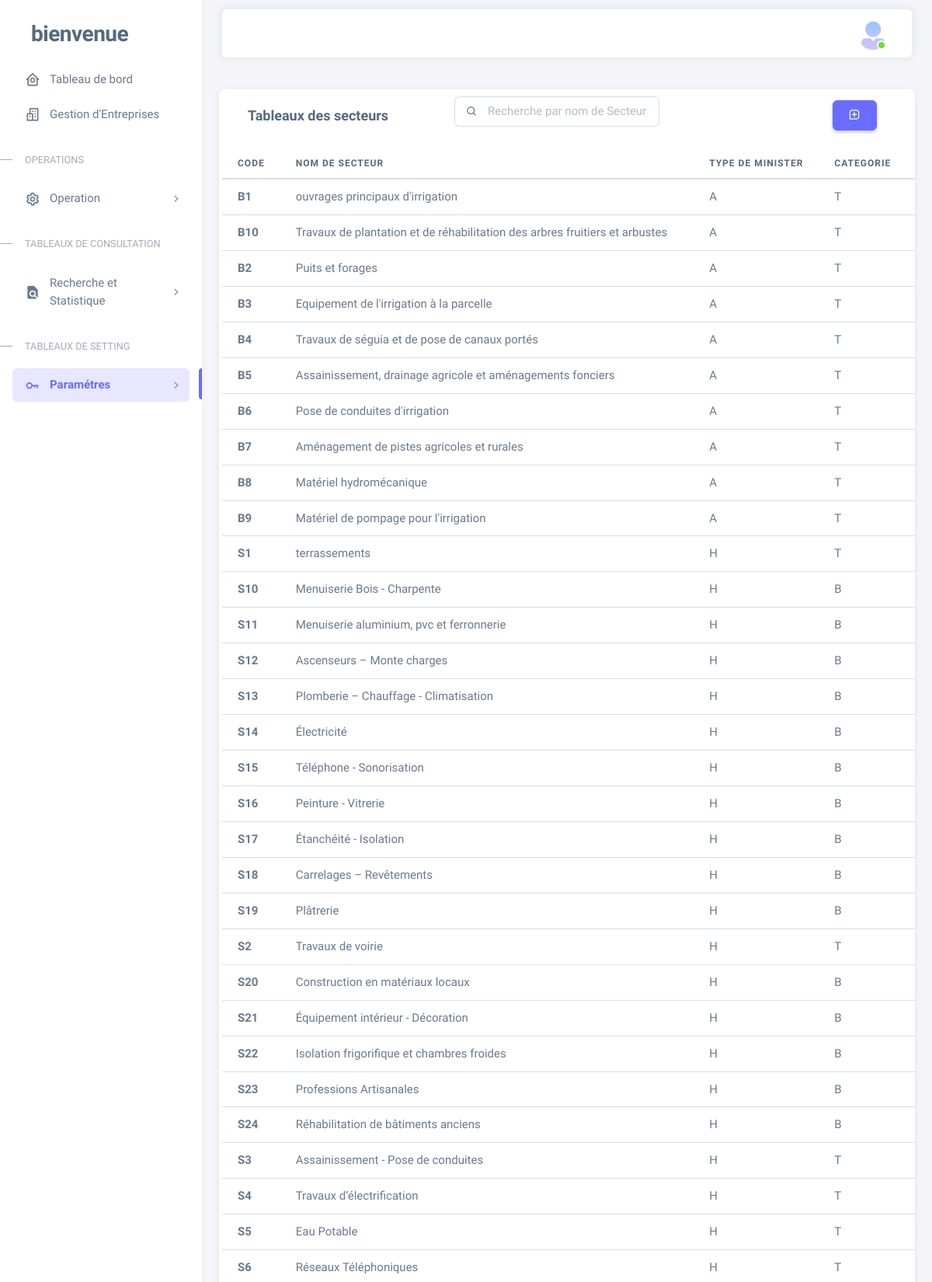
/class/secteurs.php (signed in, upper part), run on the app's committed database.
### tables this page shows
CREATE TABLE `secteur` (
  `code` varchar(6) NOT NULL,
  `nom` varchar(100) NOT NULL,
  `type_minister` varchar(2) NOT NULL,
  `categorie` varchar(2) NOT NULL,
  `base_capital` int(11) NOT NULL
);

### class/secteurs.php (the view, shortened to what this page needs)
<?php
include_once('../db/connexion.php');
?>
<!DOCTYPE html>
<html lang="fr" class="light-style layout-menu-fixed" dir="ltr" data-theme="theme-default" data-assets-path="assets/" data-template="vertical-menu-template-free">
<head>
    <link rel="stylesheet" href="../assets/vendor/fonts/boxicons.css" />
    <link href='https://unpkg.com/boxicons@2.1.2/css/boxicons.min.css' rel='stylesheet'>
    <link rel="stylesheet" href="../assets/vendor/css/core.css" class="template-customizer-core-css" />
    <link rel="stylesheet" href="../assets/vendor/css/theme-default.css" class="template-customizer-theme-css" />
    <link rel="stylesheet" href="../assets/css/demo.css" />
    <link rel="stylesheet" href="../assets/vendor/libs/perfect-scrollbar/perfect-scrollbar.css" />
    <link rel="stylesheet" href="../assets/vendor/libs/apex-charts/apex-charts.css" />
</head>
<body>
    <div class="layout-wrapper layout-content-navbar">
        <div class="layout-container">
            <aside id="layout-menu" class="layout-menu menu-vertical menu bg-menu-theme">
                <div class="app-brand demo">
                    <a href="../dashboard.php" class="app-brand-link">
                        <span class="app-brand-text demo menu-text fw-bolder ms-2">bienvenue</span>
                    </a>
                </div>
                <ul class="menu-inner py-1">
                    <li class="menu-item ">
                        <a href="../dashboard.php" class="menu-link">
                            <i class="menu-icon tf-icons bx bx-home-circle"></i>
                            <div data-i18n="Analytics">Tableau de bord</div>
                        </a>
                    </li>
                    <li class="menu-item">
                        <a href="../Entreprises.php" class="menu-link">
                            <i class="menu-icon tf-icons bx bx-buildings"></i>
                            <div data-i18n="Basic">Gestion d'Entreprises</div>
                        </a>
                    </li>
                    <li class="menu-header small text-uppercase">
                        <span class="menu-header-text">OPERATIONS</span>
                    </li>
                    <li class="menu-item">
                        <a href="javascript:void(0);" class="menu-link menu-toggle">
                            <i class="menu-icon tf-icons bx bx-cog"></i>
                            <div data-i18n="Account Settings">Operation</div>
                        </a>
                    </li>
                    <li class="menu-header small text-uppercase"><span class="menu-header-text">Tableaux de Consultation</span></li>
                    <li class="menu-item">
                        <a href="javascript:void(0);" class="menu-link menu-toggle">
                            <i class="menu-icon tf-icons bx bxs-file-find"></i>
                            <div data-i18n="Account Settings">Recherche et Statistique</div>
                        </a>
                    </li>
                    <li class="menu-header small text-uppercase"><span class="menu-header-text">Tableaux de setting</span></li>
                    <li class="menu-item active">
                        <a href="javascript:void(0);" class="menu-link menu-toggle">
                            <i class="menu-icon tf-icons bx bx-key"></i>
                            <div data-i18n="Account Settings">Paramétres</div>
                        </a>
                    </li>
                </ul>
            </aside>
            <div class="layout-page">
                <nav class="layout-navbar container-xxl navbar navbar-expand-xl navbar-detached align-items-center bg-navbar-theme" id="layout-navbar">
                    <div class="navbar-nav-right d-flex align-items-center" id="navbar-collapse">
                        <ul class="navbar-nav flex-row align-items-center ms-auto">
                            <li class="nav-item navbar-dropdown dropdown-user dropdown">
                                <a class="nav-link dropdown-toggle hide-arrow" href="javascript:void(0);" data-bs-toggle="dropdown">
                                    <div class="avatar avatar-online">
                                        <img src="../assets/img/avatars/55.png" alt class="w-px-40 h-auto rounded-circle" />
                                    </div>
                                </a>
                            </li>
                        </ul>
                    </div>
                </nav>
                <div class="content-wrapper">
                    <div class="container-xxl flex-grow-1 container-p-y">
                        <br>
                        <div class="card row g-2 ">
                            <div class="row">
                                <div class="col-md-4">
                                    <h5 class="card-header"> <strong>Tableaux des secteurs</strong></h5>
                                </div>
                                <div class="col-md-4">
                                    <div class="input-group input-group-merge col mb-0" style="margin-top: 3.5% !important;">
                                        <span class="input-group-text" id="basic-addon-search31"><i class="bx bx-search"></i></span>
                                        <input id="search" type="text" class="form-control" placeholder="Recherche par nom de Secteur | code" aria-label="Search..." aria-describedby="basic-addon-search31">
                                    </div>
                                </div>
                                <div class="col-md-4 " style="margin-left: auto;text-align-last: right; align-self: center; padding-right: calc(var(--bs-gutter-x) * 0.9);">
                                    <button type="button" class="btn btn-primary bx bx-message-square-add" data-bs-toggle="modal" data-bs-target="#modaladd">
                                    </button>
                                </div>
                            </div>
                        </div>
                        <div class="table-responsive text-nowrap">
                            <table class="table table-hover">
                                <thead>
                                    <tr>
                                        <th>Code</th>
                                        <th>Nom de Secteur</th>
                                        <th>type de minister</th>
                                        <th>Categorie</th>
                                        <th>Actions</th>
                                    </tr>
                                </thead>
                                <tbody class="table-border-bottom-0" id="tabledata">
                                    <?php
                                    $sql = "SELECT * FROM `secteur`";
                                    $query = mysqli_query($conn, $sql);
                                    if (mysqli_num_rows($query) > 0) {
                                        while ($row = mysqli_fetch_assoc($query)) {
                                            echo "
                                                        <tr id=" . $row["code"] . ">
                                                            <td><strong>" . $row["code"] . "</strong></td>
                                                            <td data-target=\"name\">" . $row["nom"] . "</td>
                                                            <td data-target=\"type_minister\">" . $row["type_minister"] . "</td>
                                                            <td data-target=\"categorie\">" . $row["categorie"] . "</td>";
                                            if ($_COOKIE['type_user'] == 1) {
                                                echo "<td>
                                                            <div class=\"dropdown\">
                                                                <button type=\"button\" class=\"btn p-0 dropdown-toggle hide-arrow\" data-bs-toggle=\"dropdown\">
                                                                <i class=\"bx bx-dots-vertical-rounded\"></i>
                                                                </button>
                                                                <div class=\"dropdown-menu\">
                                                                <a class=\"dropdown-item\" data-bs-toggle=\"modal\" data-role=\"update\" data-id=" . $row["code"] . " data-bs-target=\"#modalup\" href=\"#\"><i class=\"bx bx-edit-alt me-1\"></i> Edit</a>
                                                                <a class=\"dropdown-item\" href=secteurs.php?id_del=" . $row["code"] . "><i class=\"bx bx-trash me-1\"></i> Delete</a>
                                                                </div>
                                                            </div>
                                                        </td>
                                                    </tr>";
                                            }
                                        }
                                    }
                                    ?>
                                </tbody>
                            </table>
                        </div>
                    </div>
                </div>
            </div>
        </div>
    </div>
</body>
</html>

### assets/css/demo.css (style rules this page uses)
.menu .app-brand.demo { height: 64px; margin-top: 12px; }
.app-brand-text.demo { font-size: 1.75rem; letter-spacing: -0.5px; text-transform: lowercase; }

### data on the page
secteur: code "B1", nom "ouvrages principaux d'irrigation", type_minister "A", categorie "T"
secteur: code "B10", nom "Travaux de plantation et de réhabilitation des arbres fruitiers et arbustes", type_minister "A", categorie "T"
secteur: code "B2", nom "Puits et forages", type_minister "A", categorie "T"
secteur: code "B3", nom "Equipement de l'irrigation à la parcelle", type_minister "A", categorie "T"
secteur: code "B4", nom "Travaux de séguia et de pose de canaux portés", type_minister "A", categorie "T"
secteur: code "B5", nom "Assainissement, drainage agricole et aménagements fonciers", type_minister "A", categorie "T"
secteur: code "B6", nom "Pose de conduites d'irrigation", type_minister "A", categorie "T"
secteur: code "B7", nom "Aménagement de pistes agricoles et rurales", type_minister "A", categorie "T"
secteur: code "B8", nom "Matériel hydromécanique", type_minister "A", categorie "T"
secteur: code "B9", nom "Matériel de pompage pour l'irrigation", type_minister "A", categorie "T"
secteur: code "S1", nom "terrassements", type_minister "H", categorie "T"
secteur: code "S10", nom "Menuiserie Bois - Charpente", type_minister "H", categorie "B"
secteur: code "S11", nom "Menuiserie aluminium, pvc et ferronnerie", type_minister "H", categorie "B"
secteur: code "S12", nom "Ascenseurs – Monte charges", type_minister "H", categorie "B"
secteur: code "S13", nom "Plomberie – Chauffage - Climatisation", type_minister "H", categorie "B"
secteur: code "S14", nom "Électricité", type_minister "H", categorie "B"
secteur: code "S15", nom "Téléphone - Sonorisation", type_minister "H", categorie "B"
secteur: code "S16", nom "Peinture - Vitrerie", type_minister "H", categorie "B"
secteur: code "S17", nom "Étanchéité - Isolation", type_minister "H", categorie "B"
secteur: code "S18", nom "Carrelages – Revêtements", type_minister "H", categorie "B"
secteur: code "S19", nom "Plâtrerie", type_minister "H", categorie "B"
secteur: code "S2", nom "Travaux de voirie", type_minister "H", categorie "T"
secteur: code "S20", nom "Construction en matériaux locaux", type_minister "H", categorie "B"
secteur: code "S21", nom "Équipement intérieur - Décoration", type_minister "H", categorie "B"
secteur: code "S22", nom "Isolation frigorifique et chambres froides", type_minister "H", categorie "B"
secteur: code "S23", nom "Professions Artisanales", type_minister "H", categorie "B"
secteur: code "S24", nom "Réhabilitation de bâtiments anciens", type_minister "H", categorie "B"
secteur: code "S3", nom "Assainissement - Pose de conduites", type_minister "H", categorie "T"
secteur: code "S4", nom "Travaux d’électrification", type_minister "H", categorie "T"
secteur: code "S5", nom "Eau Potable", type_minister "H", categorie "T"
secteur: code "S6", nom "Réseaux Téléphoniques", type_minister "H", categorie "T"
